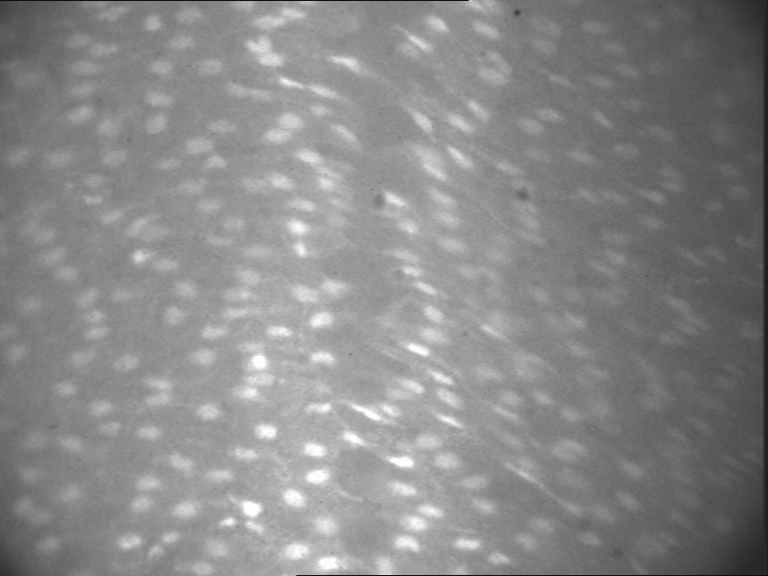
%> input picture celulas.tif, 768 x 576 px
$ octave Noriega_Luna_Rogelio_cont_cell.m   (GNU Octave 9; MATLAB toolbox functions it lacks are replaced by stand-ins)
%> lines starting %> are read from the running program, lines starting %| are printed output that depends on the picture; in (x1, y1, x2, y2) boxes, pixels count from 0 and x2, y2 are one past the last pixel; in counts of white or black regions, pixels touching at a corner belong together; the program's own positions count from 1
clear;
close all;
clc;

% Leer la imagen
img_NLR = imread('celulas.tif');
%> img_NLR is the input picture: size 576x768 uint8; min 16, max 253, mean 136.8

% Obtener el ancho y alto de la imagen
[alto_NLR, ancho_NLR, ~] = size(img_NLR);
%> alto_NLR = 576; ancho_NLR = 768

% Dividir la imagen en tres partes
parte1_NLR = imcrop(img_NLR, [0, 0, ancho_NLR/3, alto_NLR]);
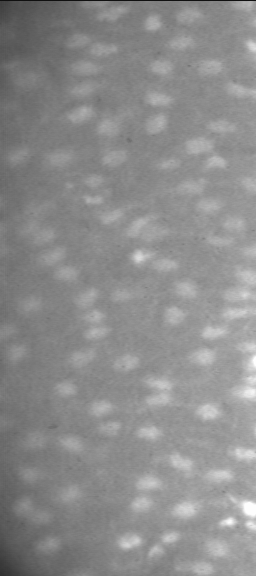
%> parte1_NLR: size 576x256 uint8; min 16, max 253, mean 140.2
parte2_NLR = imcrop(img_NLR, [ancho_NLR/3, 0, ancho_NLR/3, alto_NLR]);
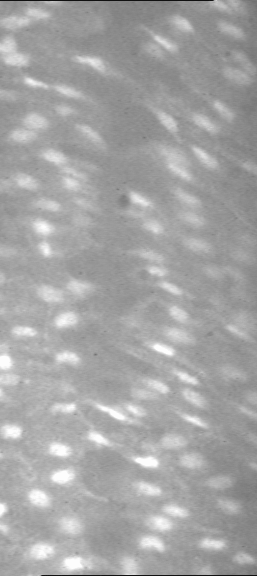
%> parte2_NLR: size 576x257 uint8; min 16, max 253, mean 164.8
parte3_NLR = imcrop(img_NLR, [2*ancho_NLR/3, 0, ancho_NLR/3, alto_NLR]);

%------------------------------------------PARTE 1---------------------------

% Segmentación adaptativa de la parte 1
radio_NLR = 8;
umbral_NLR = adaptthresh(parte1_NLR, 0.5, 'NeighborhoodSize', 2*radio_NLR+1, 'Statistic', 'gaussian');
parte1_umbral_NLR = imbinarize(parte1_NLR, umbral_NLR);
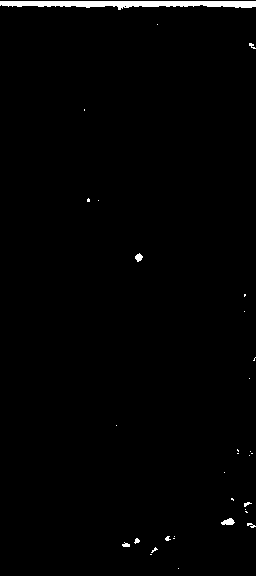
%> parte1_umbral_NLR: size 576x256 logical; 1.2% white; 32 white regions (24 under 20 px), largest, box (x1, y1, x2, y2) and area: (0, 1, 256, 10) 1468, (221, 518, 235, 525) 67, (135, 253, 143, 262) 46

% Interpolación bilineal de la parte 1
parte1_interp_NLR = imresize(parte1_umbral_NLR, size(parte1_umbral_NLR), 'bilinear');

% Dilatar la imagen
elem_struct1_RA_NLR = strel('disk', 2);
parte1_interp_NLR = imdilate(parte1_interp_NLR, elem_struct1_RA_NLR);
%> parte1_interp_NLR: size 576x256 logical; 2.2% white; 24 white regions (8 under 20 px), largest, box (x1, y1, x2, y2) and area: (0, 0, 256, 12) 2243, (219, 516, 237, 527) 135, (133, 251, 145, 264) 96

% Rellenar los huecos
parte1_interp_NLR = imfill(parte1_interp_NLR, 'holes');

% Eliminar objetos conectados a los bordes
parte1_interp_NLR = imclearborder(parte1_interp_NLR, 4);
%> parte1_interp_NLR: size 576x256 logical; 0.6% white; 20 white regions (8 under 20 px), largest, box (x1, y1, x2, y2) and area: (219, 516, 237, 527) 135, (133, 251, 145, 264) 96, (242, 500, 254, 515) 95

% Contar las formas irregulares
[L_NLR, num_NLR] = bwlabel(parte1_interp_NLR);
%> L_NLR: size 576x256 double; 21 distinct labels, from 0 to 20
%> num_NLR = 20
fprintf('Número de formas irregulares encontradas: %d\n', num_NLR);
%| Número de formas irregulares encontradas: 20

% Detectar los contornos de los objetos en la imagen interpolada
parte1_contornos_NLR = bwperim(parte1_interp_NLR);
%> parte1_contornos_NLR: size 576x256 logical; 0.23% white in thin lines or dots, all inside (x1, y1, x2, y2) = (82, 22, 255, 571)

% Superponer los contornos sobre la imagen interpolada
parte1_con_contornos_NLR = imoverlay(parte1_interp_NLR, parte1_contornos_NLR, [1 0 0]);

% Mostrar la imagen original, la imagen umbralizada, la imagen interpolada y la imagen interpolada con contornos
figure;
subplot(1,4,1);
imshow(parte1_NLR);
title('Parte 1 - Original');
subplot(1,4,2);
imshow(parte1_umbral_NLR);
title('Parte 1 - Umbralizada Adaptativamente');
subplot(1,4,3);
imshow(parte1_interp_NLR);
title('Parte 1 - Interpolada Bilinealmente');
subplot(1,4,4);
imshow(parte1_con_contornos_NLR);
title('Parte 1 - Interpolada con Contornos');

%------------------------------------------PARTE 2---------------------------

% Segmentación adaptativa de la parte 2
radio_NLR = 8;
umbral_NLR = adaptthresh(parte2_NLR, 0.5, 'NeighborhoodSize', 2*radio_NLR+1, 'Statistic', 'gaussian');
%> umbral_NLR: size 576x257 double
parte2_umbral_NLR = imbinarize(parte2_NLR, umbral_NLR);
%> parte2_umbral_NLR: size 576x257 logical; 2.9% white; 107 white regions (77 under 20 px), largest, box (x1, y1, x2, y2) and area: (37, 564, 257, 576) 1307, (0, 0, 225, 8) 1227, (97, 405, 125, 420) 119

% Interpolación bilineal de la parte 2
parte2_interp_NLR = imresize(parte2_umbral_NLR, size(parte1_umbral_NLR), 'bilinear');
%> parte2_interp_NLR: size 576x256 logical; 2.9% white; 107 white regions (77 under 20 px), largest, box (x1, y1, x2, y2) and area: (37, 564, 256, 576) 1300, (0, 0, 224, 8) 1221, (97, 405, 125, 420) 119

% Dilatar la imagen
elem_struct2_RANL = strel('disk', 2);
parte2_interp_NLR = imdilate(parte2_interp_NLR, elem_struct2_RANL);
%> parte2_interp_NLR: size 576x256 logical; 6.2% white; 76 white regions (18 under 20 px), largest, box (x1, y1, x2, y2) and area: (35, 556, 256, 576) 2031, (0, 0, 226, 15) 1927, (95, 403, 127, 422) 245

% Rellenar los huecos
parte2_interp_NLR = imfill(parte2_interp_NLR, 'holes');

% Eliminar objetos conectados a los bordes
parte2_interp_NLR = imclearborder(parte2_interp_NLR, 4);
%> parte2_interp_NLR: size 576x256 logical; 3.5% white; 73 white regions (17 under 20 px), largest, box (x1, y1, x2, y2) and area: (95, 403, 127, 422) 245, (131, 456, 159, 469) 242, (150, 342, 174, 357) 197

% Contar las formas irregulares
[L_NLR, num_NLR] = bwlabel(parte2_interp_NLR);
%> L_NLR: size 576x256 double; 74 distinct labels, from 0 to 73
%> num_NLR = 73
fprintf('Número de formas irregulares encontradas: %d\n', num_NLR);
%| Número de formas irregulares encontradas: 73

% Detectar los contornos de los objetos en la imagen interpolada
parte2_contornos_NLR = bwperim(parte2_interp_NLR);
%> parte2_contornos_NLR: size 576x256 logical; 1.2% white in thin lines or dots

% Superponer los contornos sobre la imagen interpolada
parte2_con_contornos_NLR = imoverlay(parte2_interp_NLR, parte2_contornos_NLR, [1 0 0]);

% Mostrar la imagen original, la imagen umbralizada, la imagen interpolada y la imagen interpolada con contornos
figure;
subplot(1,4,1);
imshow(parte2_NLR);
title('Parte 2 - Original');
subplot(1,4,2);
imshow(parte2_umbral_NLR);
title('Parte 2 - Umbralizada Adaptativamente');
subplot(1,4,3);
imshow(parte2_interp_NLR);
title('Parte 2 - Interpolada Bilinealmente');
subplot(1,4,4);
imshow(parte2_con_contornos_NLR);
title('Parte 2 - Interpolada con Contornos');

%------------------------------------------PARTE 3---------------------------
% Segmentación adaptativa de la parte 3
radio_NLR = 8;
umbral_NLR = adaptthresh(parte3_NLR, 0.5, 'NeighborhoodSize', 2*radio_NLR+1, 'Statistic', 'gaussian');
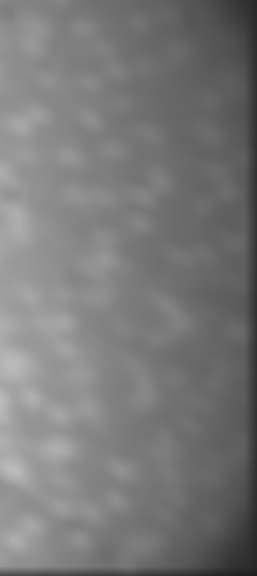
%> umbral_NLR: size 576x257 double; min 0.114, max 0.74, mean 0.475
parte3_umbral_NLR = imbinarize(parte3_NLR, umbral_NLR);
%> parte3_umbral_NLR: size 576x257 logical; 2% white; 27 white regions (23 under 20 px), largest, box (x1, y1, x2, y2) and area: (246, 67, 253, 507) 1391, (0, 567, 257, 575) 1381, (249, 51, 252, 66) 31, (8, 472, 18, 478) 29

% Interpolación bilineal de la parte 3
parte3_interp_NLR = imresize(parte3_umbral_NLR, size(parte3_umbral_NLR), 'bilinear');

% Dilatar la imagen
elem_struct_RANL_NLR = strel('disk', 2);
parte3_interp_NLR = imdilate(parte3_interp_NLR, elem_struct_RANL_NLR);
%> parte3_interp_NLR: size 576x257 logical; 4% white; 19 white regions (11 under 20 px), largest, box (x1, y1, x2, y2) and area: (244, 41, 255, 518) 3367, (0, 565, 257, 576) 2165, (6, 470, 24, 482) 92

% Rellenar los huecos
parte3_interp_NLR = imfill(parte3_interp_NLR, 'holes');
%> parte3_interp_NLR: size 576x257 logical; 4% white; 19 white regions (11 under 20 px), largest, box (x1, y1, x2, y2) and area: (244, 41, 255, 518) 3367, (0, 565, 257, 576) 2165, (6, 470, 24, 482) 93

% Eliminar objetos conectados a los bordes
parte3_interp_NLR = imclearborder(parte3_interp_NLR, 4);
%> parte3_interp_NLR: size 576x257 logical; 2.5% white; 18 white regions (11 under 20 px), largest, box (x1, y1, x2, y2) and area: (244, 41, 255, 518) 3367, (6, 470, 24, 482) 93, (143, 195, 152, 201) 38

% Contar las formas irregulares
[L_NLR, num_NLR] = bwlabel(parte3_interp_NLR);
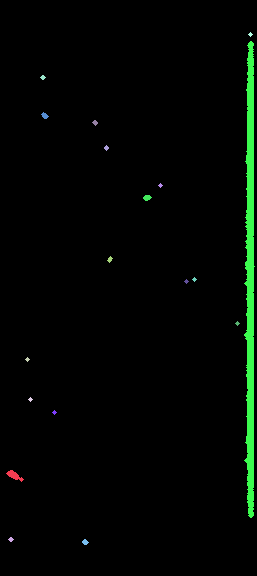
%> L_NLR: size 576x257 double; 19 distinct labels, from 0 to 18; one colour per label, 0 black
%> num_NLR = 18
fprintf('Número de formas irregulares encontradas: %d\n', num_NLR);
%| Número de formas irregulares encontradas: 18

% Detectar los contornos de los objetos en la imagen interpolada
parte3_contornos_NLR = bwperim(parte3_interp_NLR);
%> parte3_contornos_NLR: size 576x257 logical; 0.78% white in thin lines or dots, all inside (x1, y1, x2, y2) = (6, 32, 255, 545)

% Superponer los contornos sobre la imagen interpolada
parte3_con_contornos_NLR = imoverlay(parte3_interp_NLR, parte3_contornos_NLR, [1 0 0]);

% Mostrar la imagen original, la imagen umbralizada, la imagen interpolada y la imagen interpolada con contornos
figure;
subplot(1,4,1);
imshow(parte3_NLR);
title('Parte 3 - Original');
subplot(1,4,2);
imshow(parte3_umbral_NLR);
title('Parte 3 - Umbralizada Adaptativamente');
subplot(1,4,3);
imshow(parte3_interp_NLR);
title('Parte 3 - Interpolada Bilinealmente');
subplot(1,4,4);
imshow(parte3_con_contornos_NLR);
title('Parte 3 - Interpolada con Contornos');

%---------------------------------------------imagenes unidas---------------
%contar las fromas irregulares pero de las imagenes unidas

%unir todas las partes de las imagenes
umbral_unido_NLR = horzcat(parte1_umbral_NLR, parte2_umbral_NLR, parte3_umbral_NLR);
%> umbral_unido_NLR: size 576x770 logical; 2% white; 163 white regions (123 under 20 px), largest, box (x1, y1, x2, y2) and area: (0, 0, 481, 10) 2695, (293, 564, 770, 576) 2688, (759, 67, 766, 507) 1391
interp_unido_NLR = horzcat(parte1_interp_NLR, parte2_interp_NLR, parte3_interp_NLR);
%> interp_unido_NLR: size 576x769 logical; 2.2% white; 111 white regions (36 under 20 px), largest, box (x1, y1, x2, y2) and area: (756, 41, 767, 518) 3367, (351, 403, 383, 422) 245, (387, 456, 415, 469) 242

% Contar las formas irregulares
[L_NLR, num_NLR] = bwlabel(interp_unido_NLR);
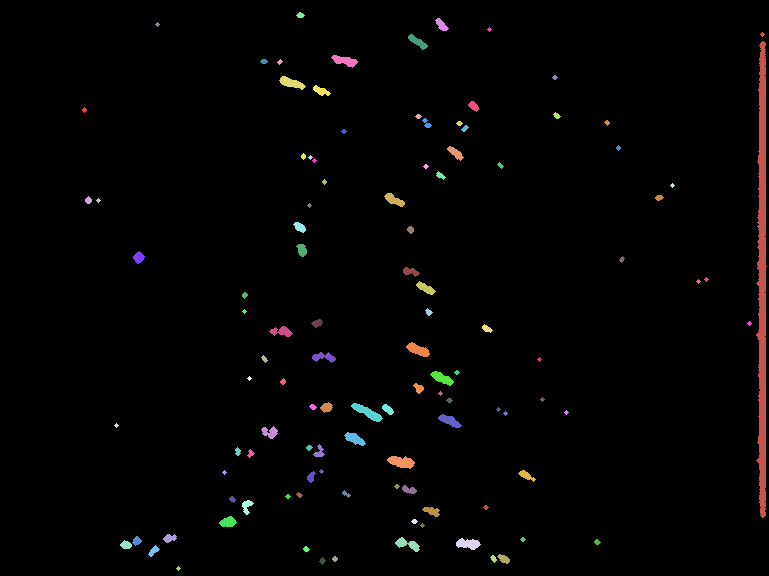
%> L_NLR: size 576x769 double; 112 distinct labels, from 0 to 111; one colour per label, 0 black
%> num_NLR = 111
fprintf('Número de formas irregulares encontradas: %d\n', num_NLR);
%| Número de formas irregulares encontradas: 111

% Detectar los contornos de los objetos en la imagen interpolada
unido_contornos_NLR = bwperim(interp_unido_NLR);
%> unido_contornos_NLR: size 576x769 logical; 0.74% white in thin lines or dots, all inside (x1, y1, x2, y2) = (82, 12, 767, 571)

% Superponer los contornos sobre la imagen interpolada
unido_con_contornos_NLR = imoverlay(interp_unido_NLR, unido_contornos_NLR, [1 0 0]);
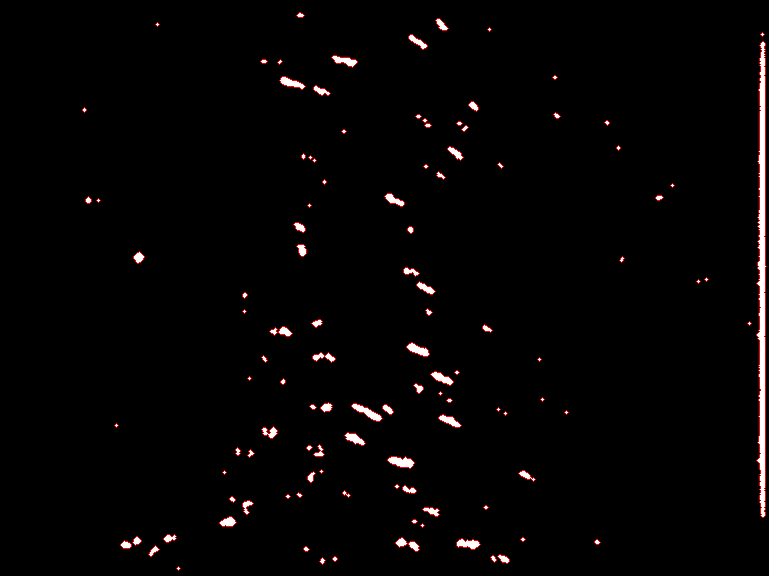
%> unido_con_contornos_NLR: size 576x769x3 uint8; mean R, G, B 5.6, 3.8, 3.8

%imprimir lo mismo solo que con las imagenes unidas
figure;
subplot(1,4,1);
imshow(img_NLR);
title('Original');
subplot(1,4,2);
imshow(umbral_unido_NLR);
title('Umbralizada Adaptativamente');
subplot(1,4,3);
imshow(interp_unido_NLR);
title('Interpolada Bilinealmente');
subplot(1,4,4);
imshow(unido_con_contornos_NLR);
title('Interpolada con Contornos');
